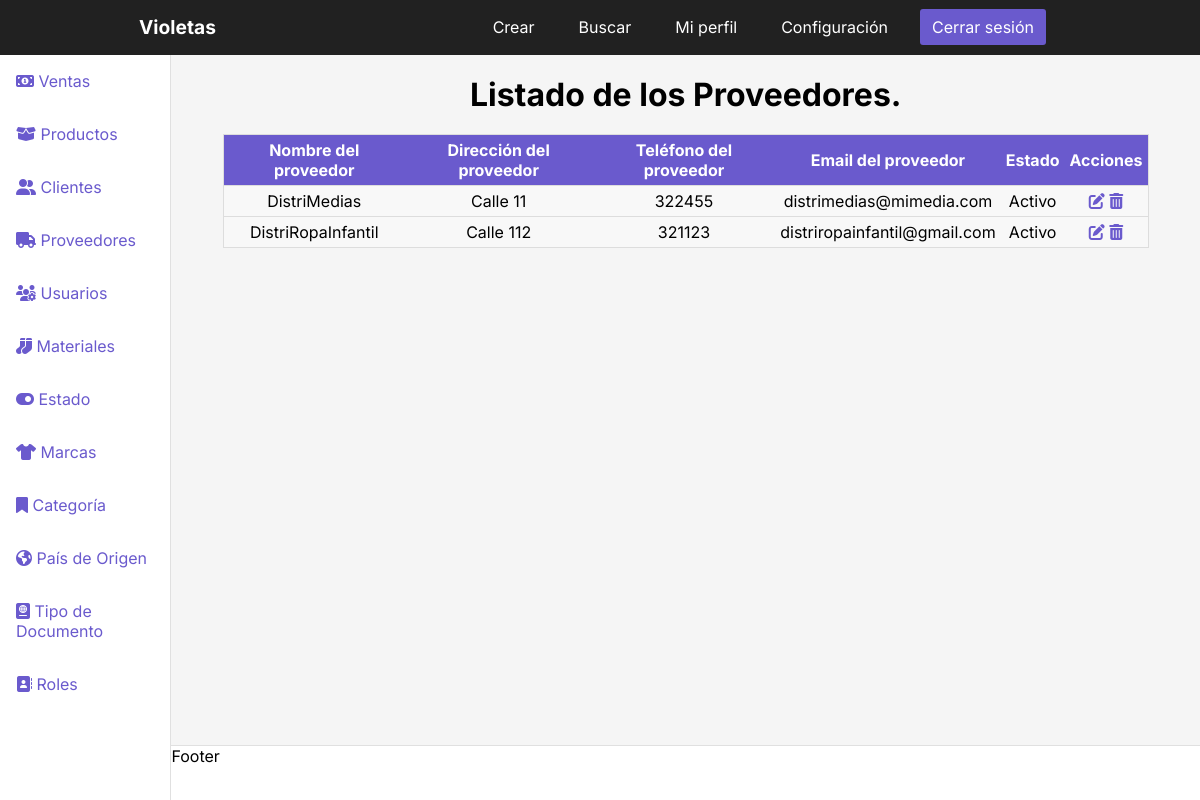
The app's page /dashboardproveedores with its own data.
### InventoryApp/models.py (models this page shows, shortened)
class Proveedores(models.Model):
    NombreProveedor = models.CharField('Nombre del proveedor', max_length = 100)
    DireccionProveedor = models.CharField('Dirección del proveedor', max_length = 100)
    TelefonoProveedor = models.CharField('Teléfono del proveedor', max_length = 100)
    EmailProveedor = models.EmailField('Email del proveedor', max_length = 100)
    Estado = models.ForeignKey(Estado, on_delete=models.CASCADE, default='')
    class Meta:
        verbose_name = 'Proveedor'
        verbose_name_plural = 'Proveedores'
        db_table = 'proveedores'
        ordering = ['id']

class Estado(models.Model):
    DescripcionEstado = models.CharField('Descripción del estado', max_length = 100)
    def __str__(self):
        return self.DescripcionEstado
    class Meta:
        verbose_name = 'Estado'
        verbose_name_plural = 'Estados'
        db_table = 'estados'
        ordering = ['id']

### Project/views.py (the view)
# urls.py: path('dashboardproveedores', views.dashboardproveedores, name='dashproveedores'), # Registro creado
def dashboardproveedores(request):
    proveedores = (Proveedores.objects.all()) # Creo variable que traiga todos los datos de la tabla Proveedores.
    return render(request, 'dashboardproveedores.html', {
        'proveedores' : proveedores # Con este código busco todos los datos de la tabla Proveedores y los envío a la vista.
} )

### Templates/dashboardproveedores.html (shortened to what this page needs)
{% load static %}
<!DOCTYPE html>
<html lang="en">
<head>
    <link rel="stylesheet" href="{% static 'CSS/stylesdashboard.css' %}">
</head>
<body>
    <div class="container">
        <header class="header">
            <nav class="nav">
                <a href="#" class="logo nav-link">Violetas</a>
                <ul class="nav-menu nav-menu-visible">
                    <li class="nav-menu-item"><a href="{% url 'createproveedores' %}" class="nav-menu-link nav-link">Crear</a></li>
                    <li class="nav-menu-item"><a href="#" class="nav-menu-link nav-link">Buscar</a></li>
                    <li class="nav-menu-item"><a href="#" class="nav-menu-link nav-link">Mi perfil</a></li>
                    <li class="nav-menu-item"><a href="#" class="nav-menu-link nav-link">Configuración</a></li>
                    <li class="nav-menu-item"><a href="#" onclick="cerrarSesion()" class="nav-menu-link nav-link nav-link-sign-out">Cerrar sesión</a></li>
                </ul>
            </nav>
        </header>
        <div class="sidebar">
            <ul>
                <li><a href="{% url 'dashventas' %}">
                    <span class="icon"><i class="fas fa-money-bill-alt"></i></span>
                    <span class="title">Ventas</span>
                </a></li>
                <li><a href="{% url 'dashproductos' %}">
                    <span class="icon"><i class="fas fa-box-open"></i></span>
                    <span class="title">Productos</span>
                </a></li>
                <li><a href="{% url 'dashclientes' %}">
                    <span class="icon"><i class="fas fa-user-friends"></i></span>
                    <span class="title">Clientes</span>
                </a></li>
                <li><a href="{% url 'dashproveedores' %}">
                    <span class="icon"><i class="fas fa-truck"></i></span>
                    <span class="title">Proveedores</span>
                </a></li>
                <li><a href="{% url 'dashusuarios' %}">
                    <span class="icon"><i class="fas fa-users-cog"></i></span>
                    <span class="title">Usuarios</span>
                </a></li>
                <li><a href="{% url 'dashmateriales' %}">
                    <span class="icon"><i class="fas fa-socks"></i></span>
                    <span class="title">Materiales</span>
                </a></li>
                <li><a href="{% url 'dashestado' %}">
                    <span class="icon"><i class="fas fa-toggle-on"></i></span>
                    <span class="title">Estado</span>
                </a></li>
                <li><a href="{% url 'dashmarcas' %}">
                    <span class="icon"><i class="fas fa-tshirt"></i></span>
                    <span class="title">Marcas</span>
                </a></li>
                <li><a href="{% url 'dashcategoria' %}">
                    <span class="icon"><i class="fas fa-bookmark"></i></span>
                    <span class="title">Categoría</span>
                </a></li>
                <li><a href="{% url 'dashpais' %}">
                    <span class="icon"><i class="fas fa-globe-americas"></i></span>
                    <span class="title">País de Origen</span>
                </a></li>
                <li><a href="{% url 'dashtipodoc' %}">
                    <span class="icon"><i class="fas fa-passport"></i></span>
                    <span class="title">Tipo de Documento</span>
                </a></li>
                <li><a href="{% url 'dashroles' %}">
                    <span class="icon"><i class="fas fa-address-book"></i></span>
                    <span class="title">Roles</span>
                </a></li>
            </ul>
        </div>
        <main>
            <h1>Listado de los Proveedores.</h1>
            <table class="table">
                <thead>
                    <tr>
                        <th>Nombre del proveedor</th>
                        <th>Dirección del proveedor</th>
                        <th>Teléfono del proveedor</th>
                        <th>Email del proveedor</th>
                        <th>Estado</th>
                        <th>Acciones</th>
                    </tr>
                </thead>
                <tbody>
                    {% for proveedores in proveedores %}
                    <tr>
                        <td data-label="Nombre del proveedor">{{proveedores.NombreProveedor}}</td>
                        <td data-label="Dirección del proveedor">{{proveedores.DireccionProveedor}}</td>
                        <td data-label="Teléfono del usuario">{{proveedores.TelefonoProveedor}}</td>
                        <td data-label="Email del proveedor">{{proveedores.EmailProveedor}}</td>
                        <td data-label="Estado">{{proveedores.Estado}}</td>
                        <td data-label="Gestión">
                            <a href="{% url 'updateproveedores' proveedores.id %}"><i class="fas fa-edit"></i></a>
                            <a href="#" onclick="eliminarProveedor({{ proveedores.id }})"><i class="fas fa-trash-alt"></i></a>
                        </td>
                    </tr>
                    {% endfor %}
                </tbody>
            </table>
        </main>
        <footer>Footer</footer>
      </div>
</body>
</html>

### Static/CSS/stylesdashboard.css (style rules this page uses)
* { padding: 0; margin: 0; }
body { font-family: "Inter", sans-serif; }
.header { background-color: #212121; height: 55px; position: fixed; width: 100%; top: 0; left: 0; }
.nav { display: flex; justify-content: space-between; max-width: 992px; margin: 0 auto; }
.nav-link { color: #fff; text-decoration: none; }
.logo { font-size: 1.2rem; font-weight: bold; padding: 0 35px; line-height: 55px; color: #fff; }
nav { color: #fff; grid-area: nav; }
.nav-menu { display: flex; margin-right: 40px; list-style: none; }
.nav-menu-item { font-size: 1rem; margin: 0 10px; line-height: 55px; width: max-content; }
.nav-menu-link { padding: 8px 12px; border-radius: 3px; }
.nav-link-sign-out { color: #fff; background-color: #6a5acd; }
.container { display: grid; height: 100vh; grid-template-columns: 0.5fr 1fr 1fr 1fr; grid-template-rows: 0.2fr 1.5fr 1fr 0.2fr; grid-template-areas: "nav nav nav nav" "sidebar main main main" "sidebar main main main" "sidebar footer footer footer"; font-size: 1em; color: #000; }
main { background: #F5F5F5; grid-area: main; display: table; }
main h1 { font-size: 2rem; font-weight: bold; margin-top: 20px; text-align: center; }
.sidebar { background: #fff; color: #000; grid-area: sidebar; border-right: 1px solid #e0e0e0; overflow-y: auto; }
.sidebar ul li a { display: block; padding: 16px; margin-bottom: 1px; text-decoration: none; color: #6a5acd; }
footer { background: #fff; grid-area: footer; border-top: 1px solid #e0e0e0; }
.table { width: 90%; margin: 0 auto; margin-top: 20px; border: 1px solid #ccc; border-collapse: collapse; padding: 0; }
.table tr { background-color: #f8f8f8; border: 1px solid #ddd; }
.table th, .table td { font-size: 1rem; padding: 5px; text-align: center; }
.table td { font-size: 1rem; text-align: center; }
.table thead th { background-color: #6a5acd; color: #fff; }
.table i { color: #6a5acd; }

### records on screen
Proveedores: NombreProveedor "DistriMedias", DireccionProveedor "Calle 11", TelefonoProveedor "322455", EmailProveedor "distrimedias@mimedia.com", Estado "Activo"
Proveedores: NombreProveedor "DistriRopaInfantil", DireccionProveedor "Calle 112", TelefonoProveedor "321123", EmailProveedor "distriropainfantil@gmail.com", Estado "Activo"
